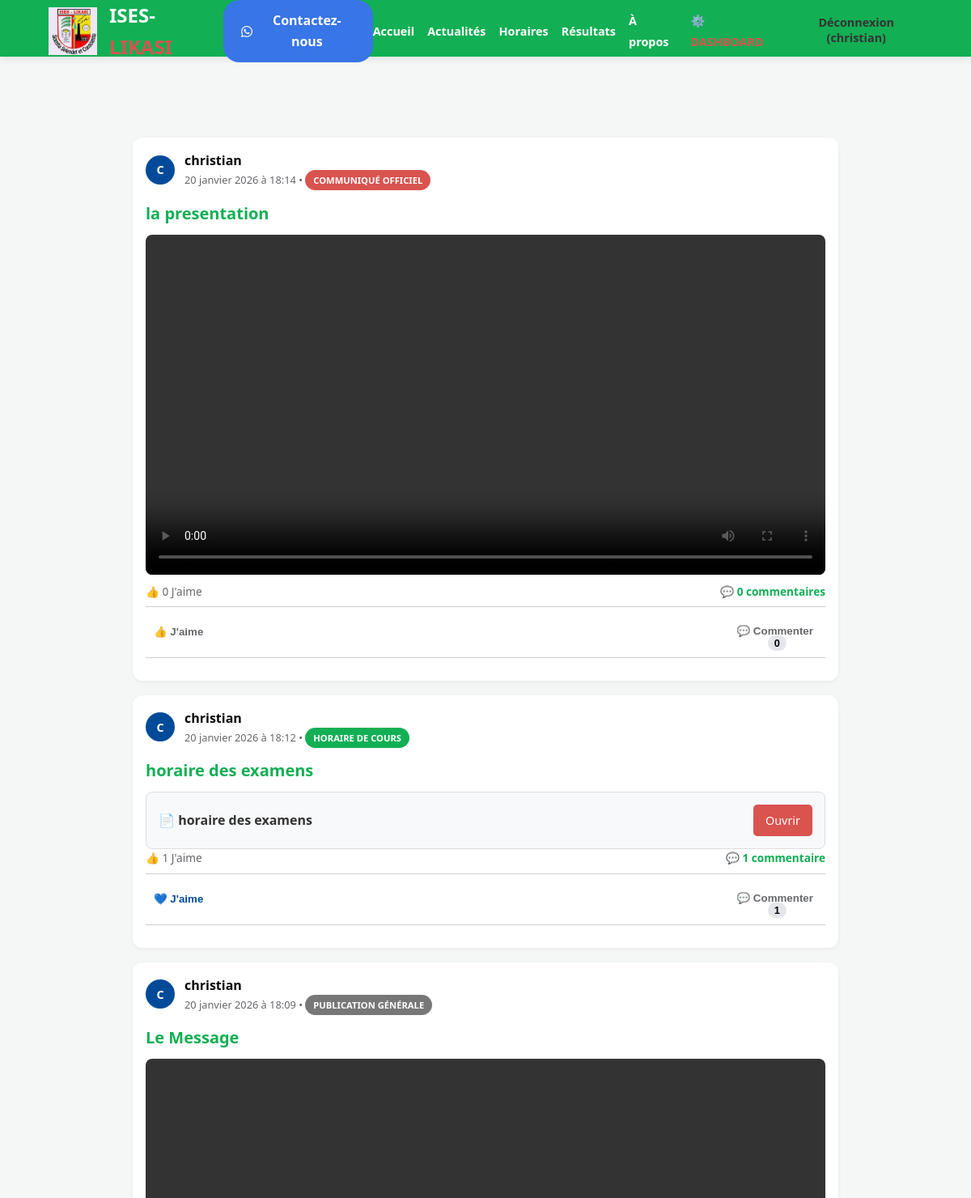
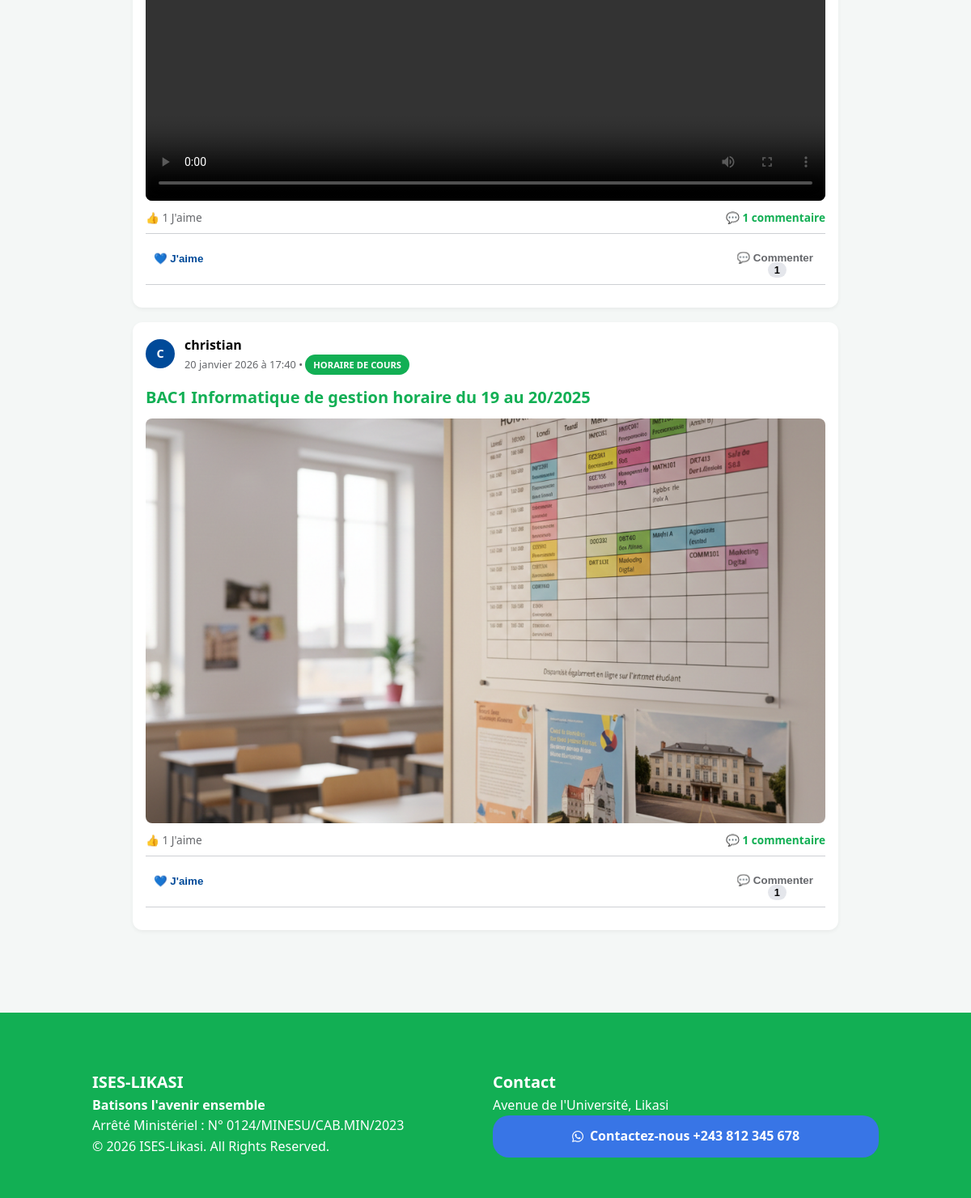
The app's page / (signed in) with its own data (2 pictures, top to bottom).
### portal/models.py (models this page shows)
class Post(models.Model):
    POST_TYPES = (
        ('GENERAL', 'Publication Générale'),
        ('NEWS', 'Communiqué Officiel'),
        ('SCHEDULE', 'Horaire de Cours'),
    )
    author = models.ForeignKey(User, on_delete=models.CASCADE)
    post_type = models.CharField(max_length=10, choices=POST_TYPES, default='GENERAL')
    title = models.CharField(max_length=200)
    content = models.TextField()
    promotion = models.ForeignKey(Promotion, on_delete=models.CASCADE, blank=True, null=True)
    image = models.ImageField(upload_to='posts/', blank=True, null=True)
    video = models.FileField(upload_to='videos/', blank=True, null=True)
    document_pdf = models.FileField(upload_to='documents/', blank=True, null=True)
    created_at = models.DateTimeField(auto_now_add=True)
    likes = models.ManyToManyField(User, related_name='post_likes', blank=True)

### portal/views.py (the view)
# urls.py: path('', views.home_view, name='home'),
def home_view(request):
    posts = Post.objects.all().order_by('-created_at')
    return render(request, 'portal/home.html', {'posts': posts})

### portal/templates/portal/home.html (shortened to what this page needs)
{% extends 'portal/base.html' %}
{% load static %}
{% block content %}
<div class="feed-container">
    {% for post in posts %}
    <div class="post-card">
        <div class="post-header-meta">
            <div class="fb-avatar">{{ post.author.username|slice:":1"|upper }}</div>
            <div class="post-info">
                <span class="post-author-name"><strong>{{ post.author.get_full_name|default:post.author.username }}</strong></span>
                <span class="post-date">{{ post.created_at|date:"d F Y à H:i" }} • <span class="badge {{ post.post_type }}">{{ post.get_post_type_display }}</span></span>
            </div>
        </div>
        <div class="post-content">
            <h2 class="post-title">{{ post.title }}</h2>
            {% if post.image %}<img src="{{ post.image.url }}" class="media-full">{% endif %}
            {% if post.video %}<video controls class="media-full"><source src="{{ post.video.url }}"></video>{% endif %}
            {% if post.document_pdf %}
                <div class="pdf-attachment">
                    <p>📄 <strong>{{ post.title }}</strong></p>
                    <a href="{{ post.document_pdf.url }}" class="btn-pdf-download" target="_blank">Ouvrir</a>
                </div>
            {% endif %}
        </div>
        <div class="fb-comments-wrapper">
            <div class="fb-comment-count">
                <span>👍 {{ post.likes.count }} J'aime</span>
                <span style="font-weight: 600; color: var(--blue);">💬 {{ post.comments.count }} commentaire{{ post.comments.count|pluralize }}</span>
            </div>
            <hr class="fb-divider">
            <div class="social-interaction-btns">
                <form action="{% url 'like_post' post.id %}" method="POST" style="display:inline;">
                    <button type="submit" class="interaction-btn {% if user in post.likes.all %}active-like{% endif %}">
                        {% if user in post.likes.all %}
                            💙 J'aime
                        {% else %}
                            👍 J'aime
                        {% endif %}
                    </button>
                </form>
                <button type="button" class="interaction-btn btn-toggle-comments" onclick="toggleComments('{{ post.id }}')">
                    💬 Commenter <span class="comment-badge">{{ post.comments.count }}</span>
                </button>
            </div>
            <hr class="fb-divider">
        </div>
    </div>
    {% endfor %}
</div>
{% endblock %}

### portal/templates/portal/base.html (shortened to what this page needs)
{% load static %}
<!DOCTYPE html>
<html lang="fr">
<head>
    <link rel="stylesheet" href="{% static 'portal/css/style.css' %}">
    <link rel="stylesheet" href="{% static 'portal/css/responsive.css' %}">
    <link rel="stylesheet" href="https://cdnjs.cloudflare.com/ajax/libs/font-awesome/6.5.2/css/all.min.css">
</head>
<body>
    <div class="top-bar">
        <span>📧 infos@ises-likasi.ac.cd</span>
        <span>📍 Likasi, Haut-Katanga, RDC</span>
    </div>
    <nav class="navbar">
        <div class="nav-container">
            <div class="logo-container">
                <img src="{% static 'portal/images/logo.jpg' %}" alt="Ises logo" class="logo-image">
                <h1 class="logo">ISES-<span>LIKASI</span></h1>
                <div class="whatsApp-btn whatsApp-btn-header">
                    <a href="https://wa.me/243990862014" target="_blank" class="btn-contact">
                        <i class="fab fa-whatsapp"></i> Contactez-nous
                    </a>
                </div>
            </div>
            <ul class="nav-links nav-links-desktop">
                <li><a href="{% url 'home' %}">Accueil</a></li>
                <li><a href="{% url 'announcements' %}">Actualités</a></li>
                <li><a href="{% url 'schedules' %}">Horaires</a></li>
                <li><a href="{% url 'results' %}">Résultats</a></li>
                <li><a href="{% url 'about' %}">À propos</a></li>
                {% if user.is_authenticated %}
                    {% if user.is_staff %}
                        <li><a href="{% url 'teacher_dashboard' %}" style="color: var(--red);">⚙️ DASHBOARD</a></li>
                    {% endif %}
                    <li>
                        <form action="{% url 'logout' %}" method="post" style="display: inline;">
                            <button type="submit" class="logout-button">Déconnexion ({{ user.username }})</button>
                        </form>
                    </li>
                {% else %}
                    <li><a href="{% url 'login' %}">Connexion</a></li>
                    <li><a href="{% url 'register' %}" style="color: var(--blue);">S'inscrire</a></li>
                {% endif %}
            </ul>
        </div>
    </nav>
    <main class="content-wrapper">
        {% block content %}{% endblock %}
    </main>
    <footer class="footer">
        <div class="footer-grid">
            <div>
                <h3>ISES-LIKASI</h3>
                <h4>Batisons l'avenir ensemble</h4>
                <p>Arrêté Ministériel : N° 0124/MINESU/CAB.MIN/2023</p>
                <div>© 2026 ISES-Likasi. All Rights Reserved.</div>
            </div>
            <div>
                <h3>Contact</h3>
                <p>Avenue de l'Université, Likasi</p>
                <div class="whatsApp-btn whatsApp-btn-footer">
                    <a href="https://wa.me/243990862014" target="_blank" class="btn-contact">
                        <i class="fab fa-whatsapp"></i> Contactez-nous  +243 812 345 678
                    </a>
                </div>
            </div>
        </div>
    </footer>
</body>
</html>

### portal/static/portal/css/style.css (style rules this page uses)
:root { --blue: rgb(18, 175, 84); --red: #d9534f; --light: #f4f7f6; --white: #ffffff; }
* { margin: 0; padding: 0; box-sizing: border-box; }
body { font-family: 'Segoe UI', sans-serif; background: var(--light); color: #333; line-height: 1.6; }
.top-bar { background: #003366; color: white; padding: 8px 5%; font-size: 0.8rem; display: flex; justify-content: space-between; }
.navbar { position: fixed; top: 0; width: 100%; height: 70px; background: rgb(18, 175, 84); z-index: 1000; box-shadow: 0 2px 10px rgba(0,0,0,0.1); display: flex; align-items: center; }
.nav-container { width: 90%; margin: auto; display: flex; justify-content: space-between; align-items: center; }
.logo { font-size: 1.5rem; color: var(--white); }
.logo span { color: var(--red); }
div.logo-container { display: flex; justify-content: space-between; align-items: center; }
.logo-image { width: 60px; margin-right: 15px; }
.nav-links { display: flex; gap: 15px; list-style: none; }
.nav-links a { text-decoration: none; color: white; font-weight: 600; font-size: 0.9rem; }
.content-wrapper { margin-top: 100px; padding: 20px 5%; min-height: 80vh; }
.feed-container { max-width: 700px; margin: auto; }
.post-card { background: white; border-radius: 10px; padding: 20px; margin-bottom: 25px; box-shadow: 0 2px 5px rgba(0,0,0,0.05); }
.media-full { width: 100%; border-radius: 8px; margin: 15px 0; }
.badge { padding: 5px 10px; border-radius: 20px; color: white; font-size: 0.7rem; font-weight: bold; text-transform: uppercase; }
.NEWS { background: var(--red); }
.SCHEDULE { background: var(--blue); }
.GENERAL { background: #777; }
.footer { background: rgb(18, 175, 84); color: white; padding: 40px 5% 20px; margin-top: 50px; }
.footer-grid { display: grid; grid-template-columns: repeat(auto-fit, minmax(200px, 1fr)); gap: 30px; }
.post-header-meta { display: flex; gap: 12px; align-items: center; margin-bottom: 15px; }
.post-info { display: flex; flex-direction: column; }
.post-author-name { font-size: 1rem; color: #050505; }
.post-date { font-size: 0.8rem; color: #65676b; }
.post-title { font-size: 1.25rem; margin-bottom: 10px; color: var(--blue); }
.media-full { width: 100%; border-radius: 8px; margin: 10px 0; max-height: 500px; object-fit: cover; }
.social-interaction-btns { display: flex; gap: 20px; padding: 5px 0; }
.interaction-btn { background: none; border: none; color: #65676b; font-weight: 600; cursor: pointer; padding: 5px 10px; border-radius: 5px; }
.pdf-attachment { background: #f8f9fa; border: 1px solid #ddd; padding: 15px; border-radius: 8px; display: flex; justify-content: space-between; align-items: center; }
.btn-pdf-download { background: #d9534f; color: white; padding: 8px 15px; border-radius: 5px; text-decoration: none; font-size: 0.9rem; }
.fb-comment-count { display: flex; justify-content: space-between; font-size: 0.9rem; color: #65676b; padding-bottom: 8px; }
.fb-divider { border: 0; border-top: 1px solid #ced0d4; margin-bottom: 12px; }
.fb-avatar { width: 36px; height: 36px; background: #004a99; color: white; border-radius: 50%; display: flex; align-items: center; justify-content: center; font-weight: bold; font-size: 0.9rem; flex-shrink: 0; }
.comment-badge { background: #e4e6eb; color: #050505; padding: 2px 8px; border-radius: 10px; font-size: 0.8rem; margin-left: 5px; font-weight: bold; }
.fb-comment-count span { font-size: 0.85rem; }
.interaction-btn.active-like { color: #004a99; font-weight: bold; }
.logout-button { background: none; border: none; color: #333; font-weight: 600; font-size: 0.9rem; font-family: 'Segoe UI', sans-serif; cursor: pointer; padding: 0; margin: 0; }
.whatsApp-btn { background-color: rgb(56, 117, 230); padding: 5px 10px; border-radius: 20px; text-align: center; font-weight: 500; transition: background-color 0.3s ease; }
.whatsApp-btn-header { margin-left: 10px; }
.whatsApp-btn a { text-decoration: none; color: white; }

### records on screen
Post: author.username "C", author.get_full_name "christian", created_at "20 janvier 2026 à 18:14", post_type "COMMUNIQUÉ OFFICIEL", title "la presentation", likes.count "0", comments.count "0", shows "👍 J'aime"
Post: author.username "C", author.get_full_name "christian", created_at "20 janvier 2026 à 18:12", post_type "HORAIRE DE COURS", title "horaire des examens", likes.count "1", comments.count "1", shows "💙 J'aime"
Post: author.username "C", author.get_full_name "christian", created_at "20 janvier 2026 à 18:09", post_type "PUBLICATION GÉNÉRALE", title "Le Message", likes.count "1", comments.count "1", shows "💙 J'aime"
Post: author.username "C", author.get_full_name "christian", created_at "20 janvier 2026 à 17:40", post_type "HORAIRE DE COURS", title "BAC1 Informatique de gestion horaire du 19 au 20/2025", image (picture), likes.count "1", comments.count "1", shows "💙 J'aime"

### other values on screen
{{ user.username }} "christian"
